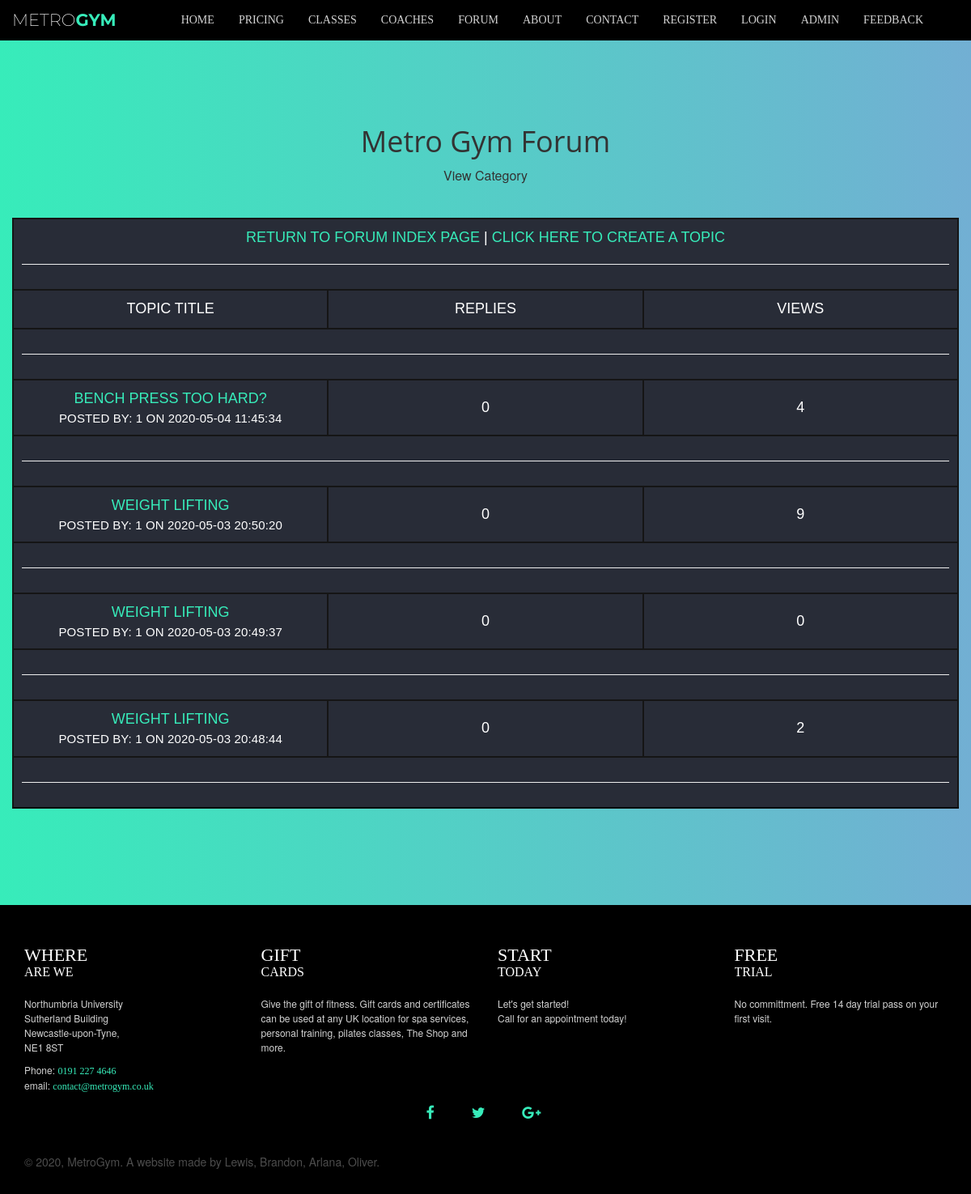
Screenshot of /forum/view_category.php?cid=3 (signed in) with the database file from the repository.
### tables this page shows
CREATE TABLE `tbltopics` (
  `id` int(11) NOT NULL,
  `category_id` tinyint(4) NOT NULL,
  `topic_title` varchar(150) NOT NULL,
  `topic_creator` int(11) NOT NULL,
  `topic_last_user` int(11) DEFAULT NULL,
  `topic_date` datetime NOT NULL,
  `topic_reply_date` datetime NOT NULL,
  `topic_views` int(11) NOT NULL DEFAULT '0'
);

### forum/view_category.php (the view, shortened to what this page needs)
<?php
include('../group/global/makeHeader.php');
echo makeHeader();
?>
<head>
</head>
<body id="page-top" class="page forum">
<?php include('../group/global/makeNav.php');
    echo makeNav();
?>
<section class="forum">
    <div class="text-center">
        <h1>Metro Gym Forum</h1>
    </div>
    <div class="container">
        <div class ="row">
            <div style = "text-align: center;">
                <p>View Category</p>
                <br>
            </div>
        </div>
        <div class="row">
            <div id="content">
                <div style = "text-align: center;">
                    <?php
                        include_once("../forum/includes/config.php");
                        $cid = $_GET['cid'];
                        $topics ="";
                        if (isset($_SESSION['loggedin'])){
                            $logged = " | <a href='create_topic.php?cid=".$cid."'>Click Here To Create A Topic</a>";
                        } else {
                            $logged = " | You must be logged in to create topics on this forum.";
                        }
                        $sql = "SELECT id FROM tblcategories WHERE id ='".$cid."' LIMIT 1";
                        $result = mysqli_query($link, $sql) or die (mysqli_error($link));
                        if (mysqli_num_rows($result) == 1){
                            $sql2 = "SELECT * FROM tbltopics WHERE category_id='".$cid."' ORDER BY topic_reply_date DESC";
                            $result2 = mysqli_query($link, $sql2) or die (mysqli_error($link));
                            if (mysqli_num_rows($result2) > 0){
                                $topics .= "<table class = table table-hover;'>";
                                $topics .= "<tr><td colspan ='3'><a href='forum.php'>Return to Forum Index Page</a>".$logged."<hr /></td></tr>";
                                $topics .= "<tr><td>Topic Title</td><td width='65' align='center'>Replies</td>
                                <td width='65' align='center'>Views</td><tr>";
                                $topics .= "<tr><td colspan='3'><hr /></td><tr>";
                                while ($row = mysqli_fetch_assoc($result2)) {
                                    $tid = $row['id'];
                                    $title = $row['topic_title'];
                                    $views = $row['topic_views'];
                                    $date = $row['topic_date'];
                                    $creator = $row['topic_creator'];
                                    $topics .= "<tr><td><a href='view_topic.php?cid=".$cid."&tid=".$tid."'>".$title."</a><br /><span class='post_info'>Posted
                                    by: ".$creator." on ".$date."</span></td><td align='center'>0</td><td align='center'>".$views."</td></tr>";
                                    $topics .= "<tr><td colspan='3'><hr /></td><tr>";
                                }
                                $topics .= "</table>";
                                echo $topics;
                                } else {
                                    echo "<a href='forum.php'>Return To Forum Index Page</a><hr />";
                                    echo "<p>No Topics exist in this category.".$logged."</p>";
                                }
                            } else {
                                echo "<a href='forum.php'>Return To Forum Index Page</a><hr />";
                                echo "<p>You are attempting to view a category that doesn't exist</p>";
                        }
                    ?>
                </div>
            </div>
        </div>
    </div>
</section>
<?php
include('../group/global/makeFooter.php');
echo makeFooter();
?>
</body>
<html>

### resources/css/style.css (style rules this page uses)
html, body { height: 100%; width: 100%; }
body { font-family: 'ProximaNova-Regular', 'Helvetica Neue', Arial, sans-serif; }
a { -webkit-transition: all 0.35s; -moz-transition: all 0.35s; transition: all 0.35s; color: #37ecba; }
h1, h2, h3, h4 { font-family: 'Open Sans', 'Helvetica Neue', Arial, sans-serif; }
p { font-size: 16px; line-height: 1.5; margin-bottom: 20px; }
section { padding: 100px 0; }
body { -webkit-tap-highlight-color: #222222; background-color: #252525; }
.table { color: white; table-layout: fixed; width: 100%; border-collapse: collapse; border: 1px black solid; }
.table>tbody>tr>td { background-color: #282c37; text-align: center; vertical-align: middle; text-transform: uppercase; font-size: 18px; font-family: 'Arial'; width: 50%; border: 1px black solid; padding: 10px; }
.table>tbody>tr>td, .table>tbody>tr>th, .table>thead>tr>th { border: 2px solid #151515; text-align: center; }
.table>tbody>tr>td span { display: block; font-size: 15px; letter-spacing: 0.1pt; overflow: hidden; text-overflow: ellipsis; word-wrap: break-word; }
.page { background-image: linear-gradient(to right, #37ecba 0%, #72afd3 100%); background-size: cover; padding-top: 35px; }

### rows the page displays
tbltopics: topic_title "BENCH PRESS TOO HARD?", topic_creator "1", topic_date "2020-05-04 11:45:34", topic_views "4"
tbltopics: topic_title "WEIGHT LIFTING", topic_creator "1", topic_date "2020-05-03 20:50:20", topic_views "9"
tbltopics: topic_title "WEIGHT LIFTING", topic_creator "1", topic_date "2020-05-03 20:49:37", topic_views "0"
tbltopics: topic_title "WEIGHT LIFTING", topic_creator "1", topic_date "2020-05-03 20:48:44", topic_views "2"
